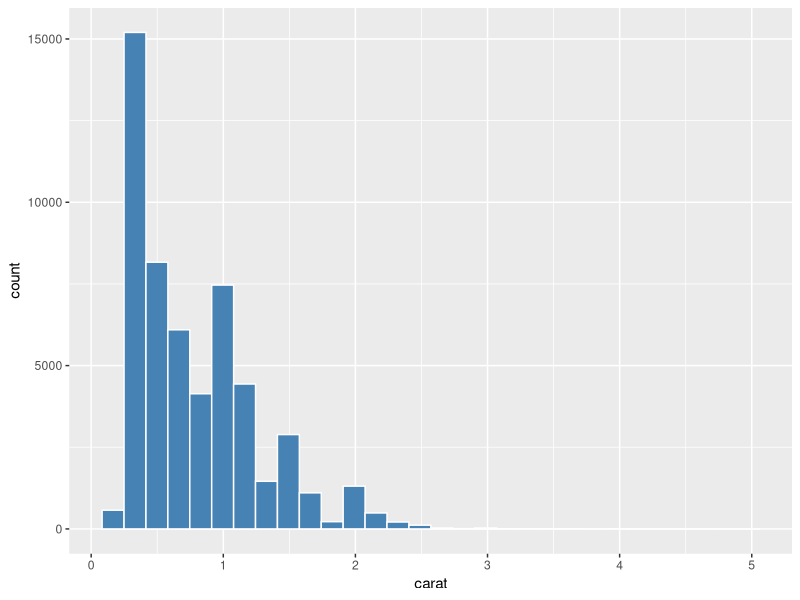
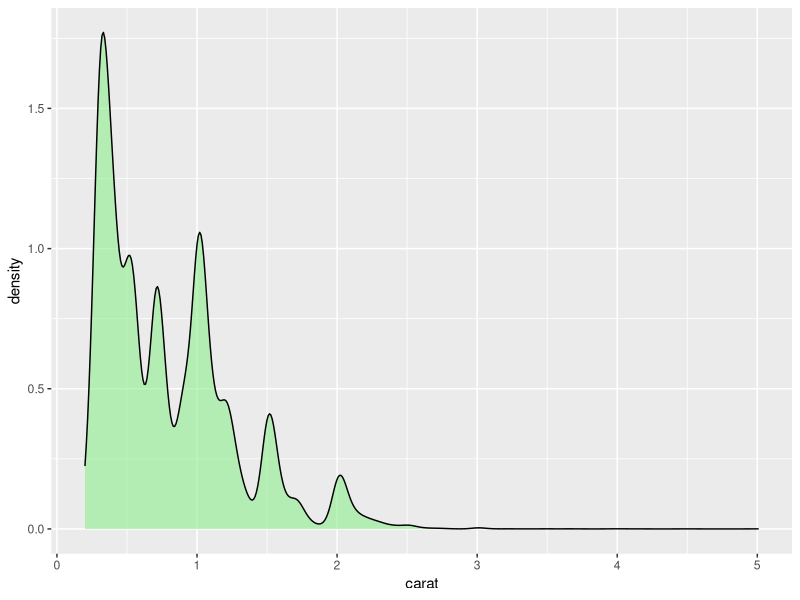
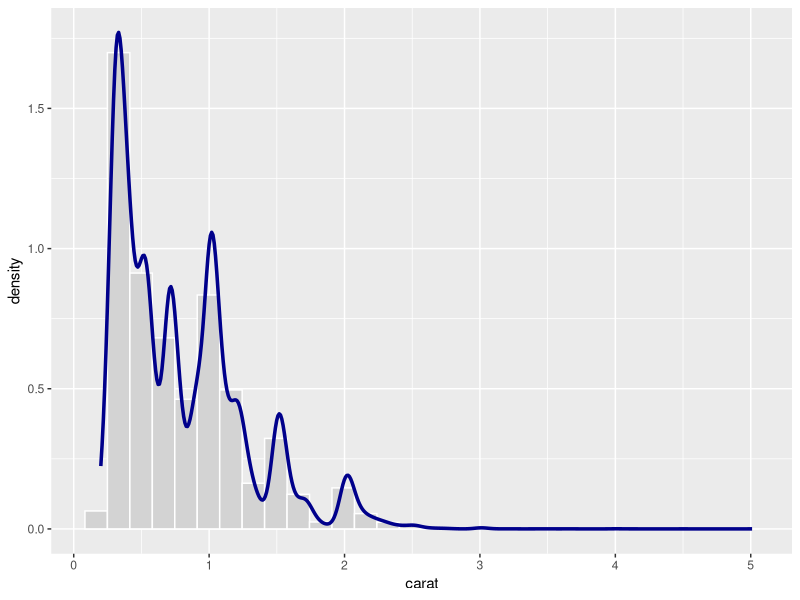
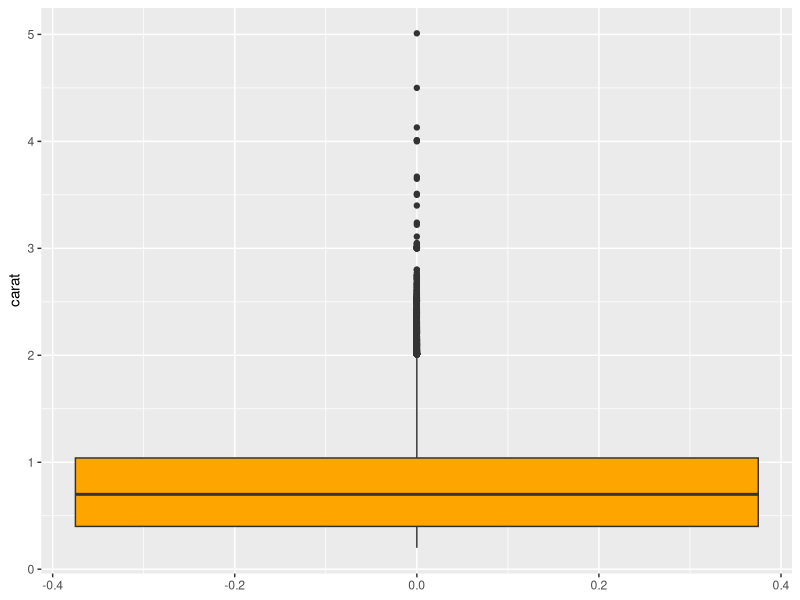
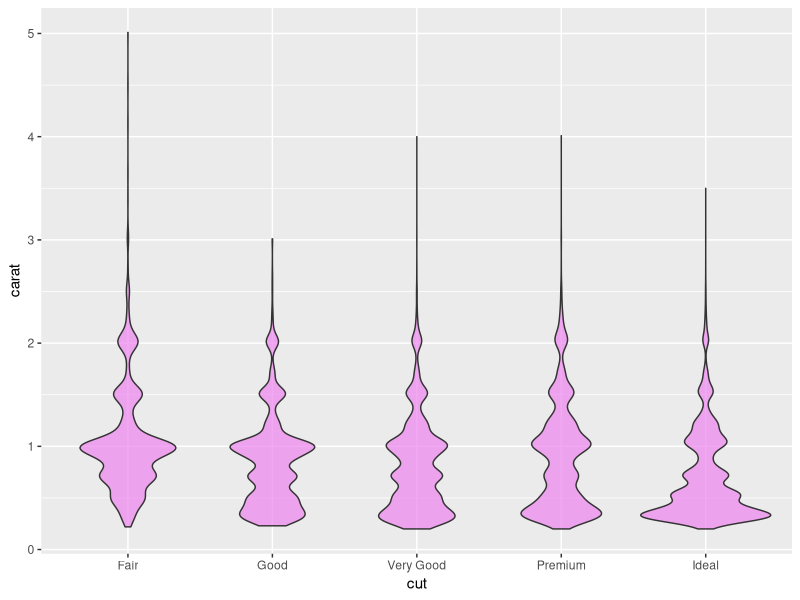
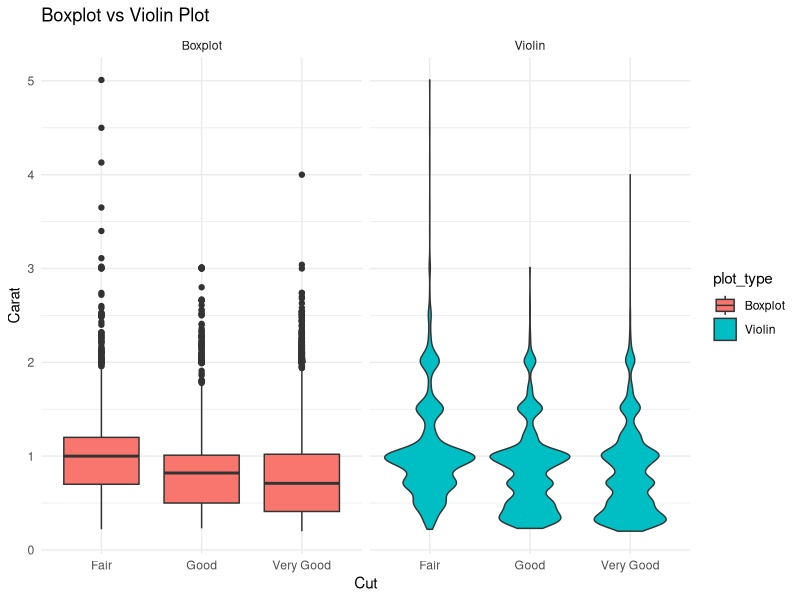
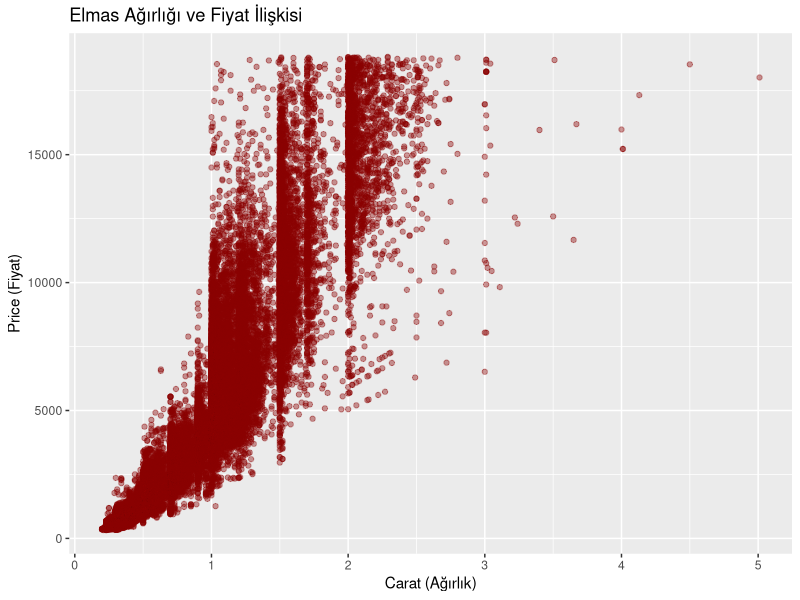
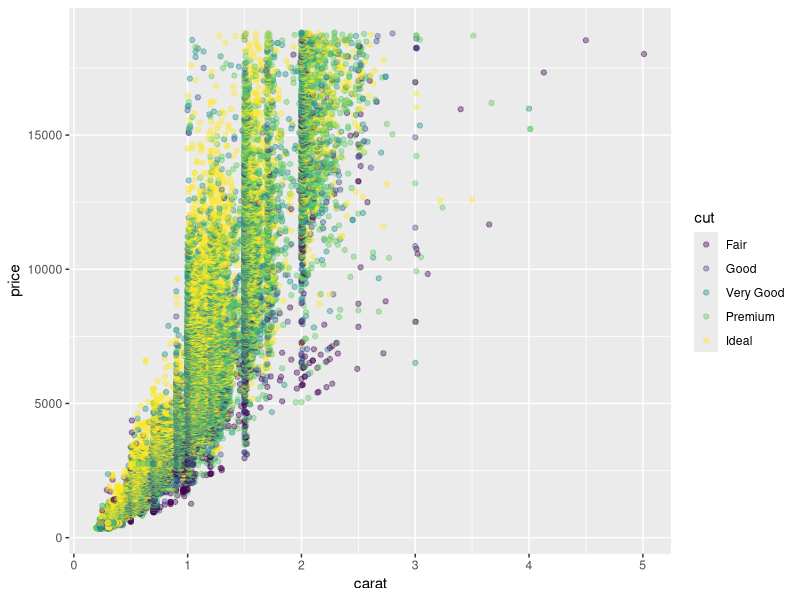

Reproduce these figures in R, in order.
## ---- chunk 1
#| output-location: slide 
library(ggplot2)
ggplot(diamonds, aes(x = carat)) +
  geom_histogram(bins = 30, fill = "steelblue", color = "white")
## ---- chunk 2
#| output-location: slide 
ggplot(diamonds, aes(x = carat)) +
  geom_density(fill = "lightgreen", alpha = 0.6)
## ---- chunk 3
#| output-location: slide 
ggplot(diamonds, aes(x = carat)) +
  geom_histogram(aes(y = ..density..), 
                 bins = 30, 
                 fill = "lightgray", 
                 color = "white") +
  geom_density(color = "darkblue", 
               size = 1.2)
## ---- chunk 4
#| output-location: slide 
ggplot(diamonds, aes(y = carat)) +
  geom_boxplot(fill = "orange")
## ---- chunk 5
#| output-location: slide 
ggplot(diamonds, aes(x = cut, y = carat)) +
  geom_violin(fill = "violet", alpha = 0.7)
## ---- chunk 6
#| echo: false
library(ggplot2)
library(dplyr)

# Veri setini ikiye kopyalayalım
diamonds_subset <- diamonds %>% 
  filter(cut %in% c("Fair", "Good", "Very Good")) %>%  # sadeleştirme
  select(cut, carat)

box_data <- diamonds_subset %>%
  mutate(plot_type = "Boxplot")

violin_data <- diamonds_subset %>%
  mutate(plot_type = "Violin")

combined_data <- bind_rows(box_data, violin_data)

# Grafik çizimi
ggplot(combined_data, aes(x = cut, y = carat, fill = plot_type)) +
  facet_wrap(~plot_type) +
  geom_boxplot(data = subset(combined_data, plot_type == "Boxplot")) +
  geom_violin(data = subset(combined_data, plot_type == "Violin")) +
  theme_minimal() +
  labs(title = "Boxplot vs Violin Plot", y = "Carat", x = "Cut") +
  scale_fill_manual(values = c("Boxplot" = "#f8766d", "Violin" = "#00bfc4"))

## ---- chunk 7
ggplot(diamonds, aes(x = carat, y = price)) +
  geom_point(alpha = 0.4, color = "darkred") +
  labs(
    title = "Elmas Ağırlığı ve Fiyat İlişkisi",
    x = "Carat (Ağırlık)",
    y = "Price (Fiyat)"
  )
## ---- chunk 8
ggplot(diamonds, aes(x = carat, y = price, color = cut)) +
  geom_point(alpha = 0.4)
## ---- chunk 9
#| output-location: slide 
set.seed(42)
diamonds_sample <- diamonds[sample(nrow(diamonds), 1000), ]

ggplot(diamonds_sample, aes(x = carat, y = price)) +
  geom_point(alpha = 0.3) +
  geom_smooth(method = "lm", se = TRUE, color = "blue")

## ---- chunk 10
ggplot(diamonds_sample, aes(x = carat, y = price)) +
  geom_point(alpha = 0.2) +
  geom_smooth(method = "loess", color = "red", se = FALSE) +
  geom_smooth(method = "lm", color = "blue", se = FALSE)
## ---- chunk 11
ggplot(diamonds, aes(x = cut)) +
  geom_bar(fill = "skyblue", color = "black")
## ---- chunk 12
ggplot(diamonds, aes(x = cut)) +
  geom_bar(fill = "skyblue", color = "black")
## ---- chunk 13
diamonds |> count(cut) |> 
  ggplot(aes(x = cut, y = n)) +
  geom_col(fill = "skyblue", color = "black")
## ---- chunk 14
ggplot(diamonds, aes(x = cut, fill = color)) +
  geom_bar(position = "stack")
## ---- chunk 15
ggplot(diamonds, aes(x = cut, fill = color)) +
  geom_bar(position = "dodge")
## ---- chunk 16
ggplot(diamonds, aes(x = cut, fill = color)) +
  geom_bar(position = "dodge") +
  geom_text(stat = "count", aes(label = after_stat(count)),
            position = position_dodge(width = 0.9), vjust = -0.5) +
  labs(title = "Kesim Kalitesine Göre Renk Dağılımı",
       fill = "Renk Grubu") +
  theme(legend.position = "bottom")
## ---- chunk 17
library(ggplot2)
data(economics)
dplyr::glimpse(economics)
## ---- chunk 18
ggplot(economics, aes(x = date, y = unemploy)) +
  geom_line(color = "darkred", size = 1.2) +
  labs(title = "ABD'de İşsiz Sayısının Zaman İçindeki Değişimi",
       x = "Tarih", y = "İşsiz Sayısı (Bin)")
## ---- chunk 19
ggplot(economics, aes(x = date, y = unemploy)) +
  geom_line(color = "steelblue", size = 1) +
  labs(title = "İşsiz Sayısı Trend Grafiği") +
  theme(
    plot.title = element_text(size = 16, face = "bold", hjust = 0.5),
    axis.text.x = element_text(angle = 45, hjust = 1),
    panel.grid.minor = element_blank()
  )
## ---- chunk 20
ggplot(economics_long, aes(x = date, y = value)) +
  geom_line(color = "steelblue", size = 1) +
  facet_wrap(~ variable, scales = "free_y", ncol = 2) +
  labs(title = "Ekonomik Göstergelerin Zaman Serisi Grafikleri",
       x = "Tarih", y = "Değer")
## ---- chunk 21
ggplot(economics_long, aes(x = date, y = value, color = variable)) +
  geom_line(size = 1) +
  labs(title = "Ekonomik Göstergeler (Renkli)",
       x = "Tarih", y = "Değer", color = "Gösterge") +
  theme_minimal()
